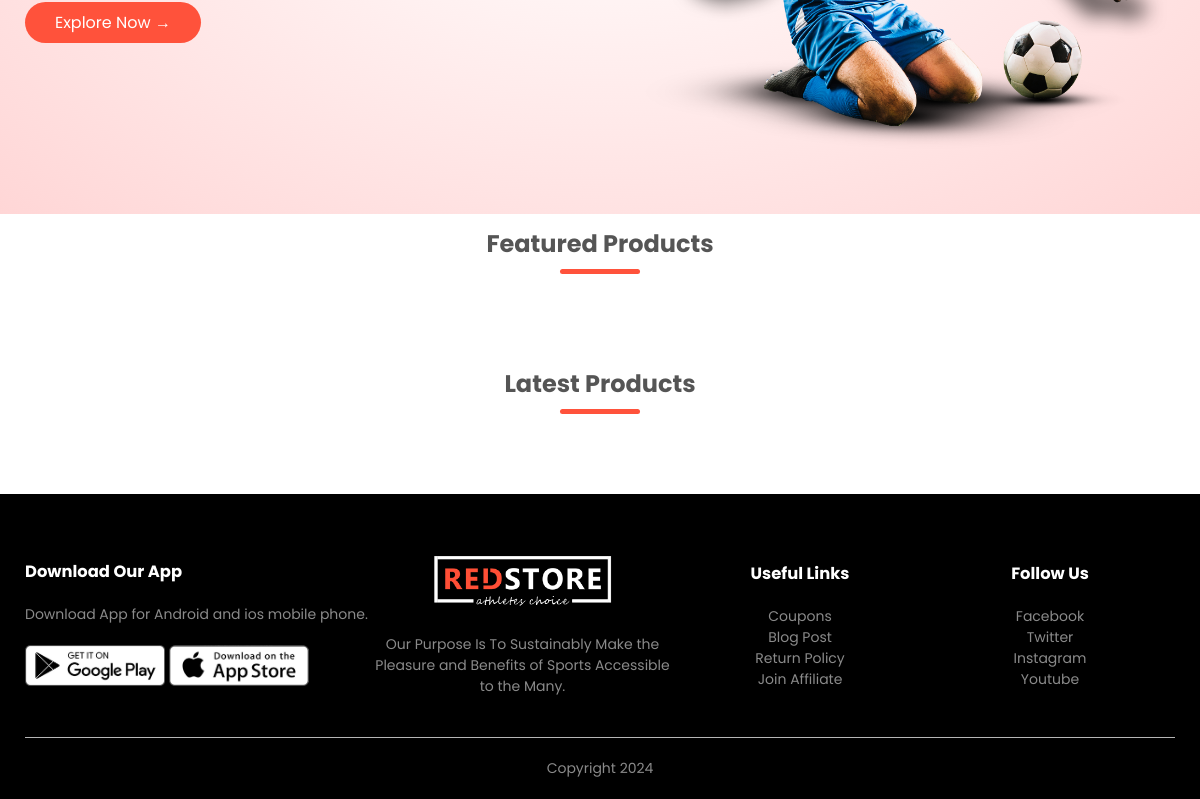
The app's page / (lower part), older data.
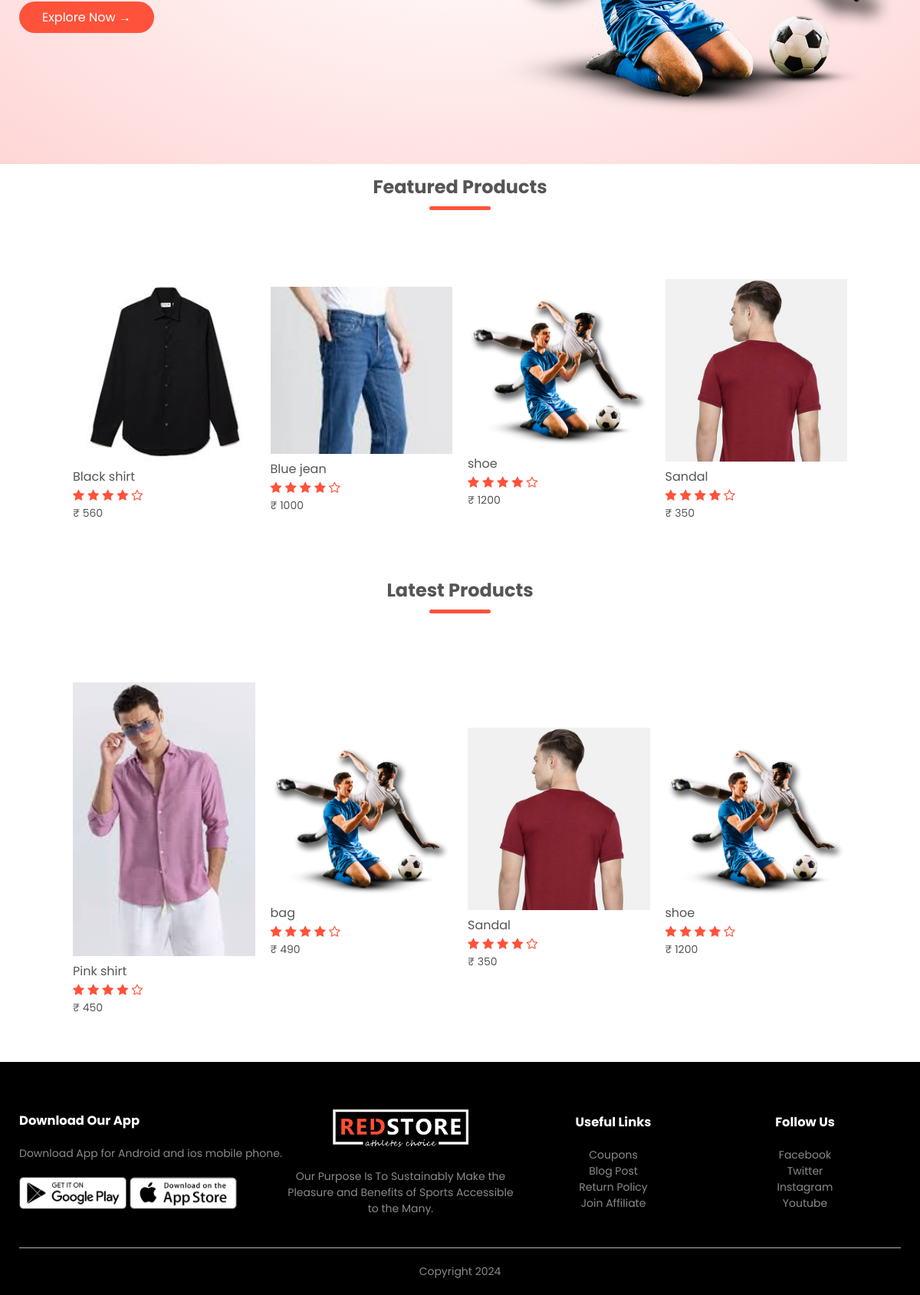
The same page, newer data.
### products/models.py (models this page shows, shortened)
class Product(models.Model):
    LIVE=1
    DELETE=0
    DELETE_CHOICES=((LIVE,'Live'),(DELETE,'Delete'))
    title=models.CharField(max_length=300)
    price=models.IntegerField()
    description=models.TextField()
    image=models.ImageField(upload_to='media/')
    priority=models.IntegerField(default=0)
    delete_status=models.IntegerField(choices=DELETE_CHOICES,default=LIVE)
    created_at=models.DateTimeField(auto_now_add=True)
    updated_at=models.DateTimeField(auto_now=True)

### products/views.py (the view)
# urls.py: path('', views.index,name="home"),
def index(request):
    featured_product=Product.objects.order_by('priority')[:4]
    latest_product=Product.objects.order_by('-id') [:4]
    context={
        'featured_product':featured_product,
        'latest_product':latest_product
    }
    return render(request,"index.html",context)

### templates/index.html
{% extends "blank_layout.html" %}
{% block banner %}
{% include "banner.html" %}
{% endblock banner %}
{% block content %}
{% include "content.html" %}
{% endblock content %}

### templates/content.html (shortened to what this page needs)
{% load static %}
<div class="small-container">
    <h2 class="title">Featured Products</h2>
    <div class="row">
        {% for product in featured_product  %}
        <div class="col-4">
            <a href="{% url 'detail_product' product.id %}"> <img src="{{ product.image.url }}"> </a>
            <h4>{{product.title}}</h4>
            <div class="rating">
                <i class="fa fa-star"></i>
                <i class="fa fa-star"></i>
                <i class="fa fa-star"></i>
                <i class="fa fa-star"></i>
                <i class="fa fa-star-o"></i>
            </div>
            <p>₹ {{product.price}}</p>
        </div>
        {% endfor %}
    </div>
    <h2 class="title">Latest Products</h2>
    <div class="row">
        {% for product in latest_product %}
        <div class="col-4">
            <a href="product_details.html"><img src="{{product.image.url}}"></a>
            <h4>{{product.title}}</h4>
            <div class="rating">
                <i class="fa fa-star"></i>
                <i class="fa fa-star"></i>
                <i class="fa fa-star"></i>
                <i class="fa fa-star"></i>
                <i class="fa fa-star-o"></i>
            </div>
            <p>₹ {{product.price}}</p>
        </div>
        {%endfor%}
    </div>
</div>

Row changes from the older to the newer data that the page shows:
added Product: image (picture), title "Black shirt", price "560", shown under "Featured Products"
added Product: image (picture), title "Blue jean", price "1000", shown under "Featured Products"
added Product: image (picture), title "shoe", price "1200"
added Product: image (picture), title "Sandal", price "350"
added Product: image (picture), title "Pink shirt", price "450", shown under "Latest Products"
added Product: image (picture), title "bag", price "490", shown under "Latest Products"
